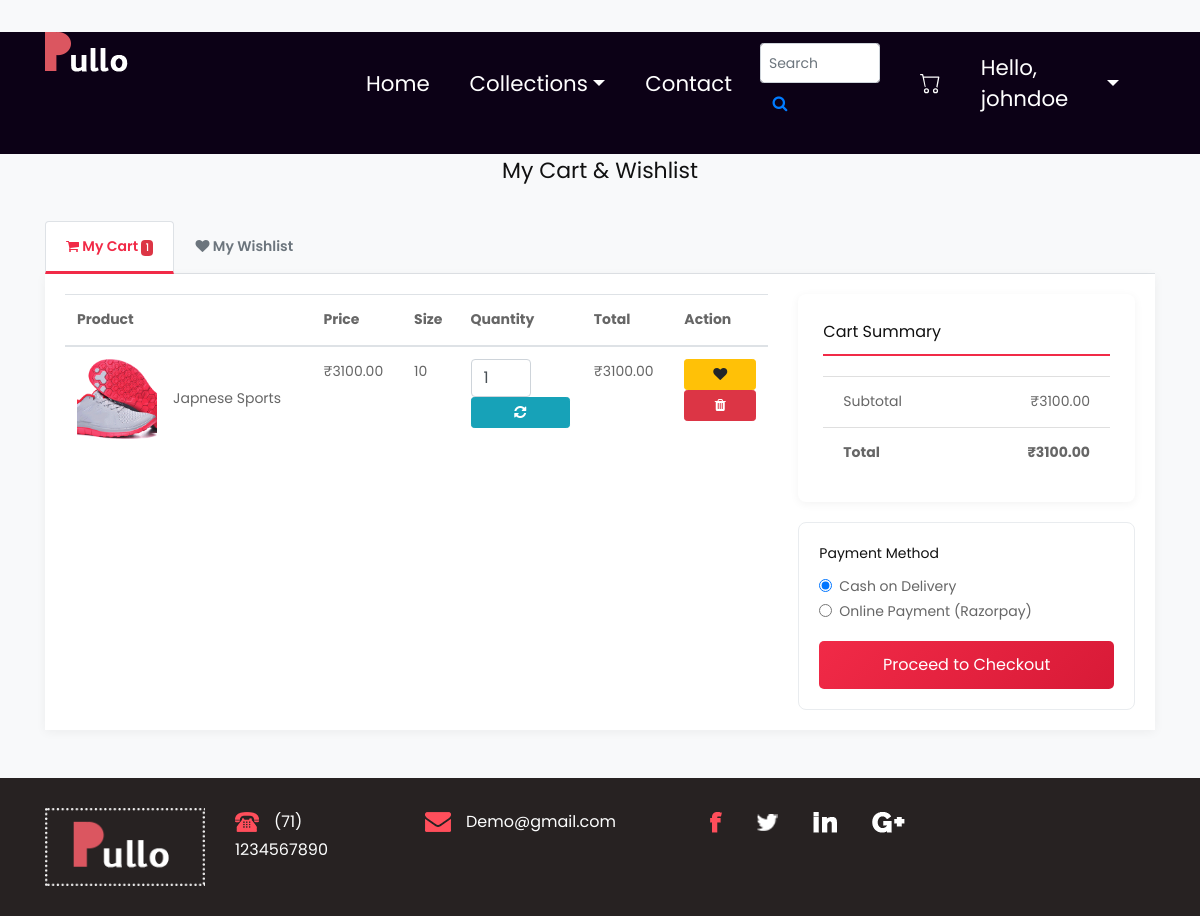
Before: /cart/ (signed in) with the older database file.
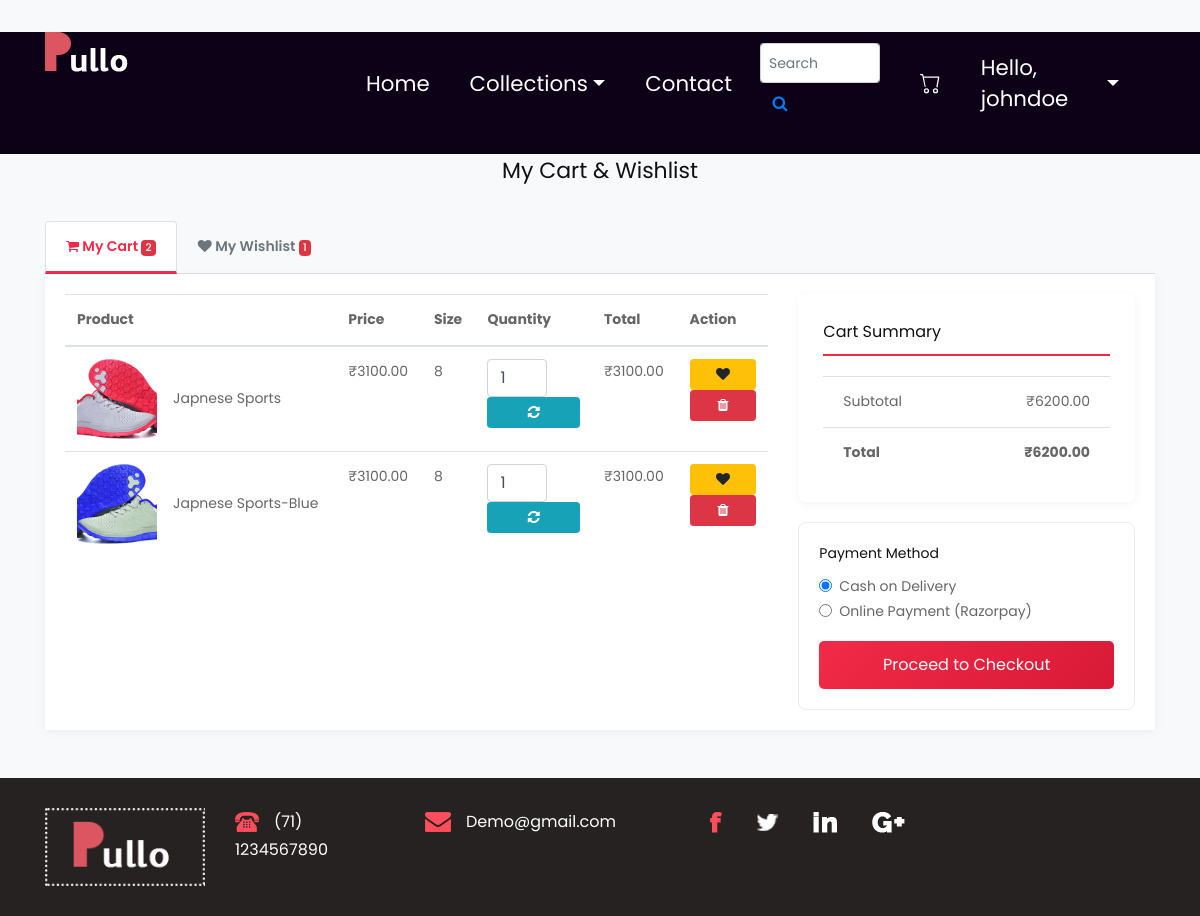
After: the same page with the newer database file.
### app/models.py (models this page shows, shortened)
class UserDetails(models.Model):
    userid = models.AutoField(primary_key=True)
    name = models.CharField(max_length=100)
    email = models.EmailField(unique=True)
    password = models.CharField(max_length=128)
    address = models.TextField(blank=True, null=True, default='')
    dob = models.DateField(blank=True, null=True, default='2000-01-01')
    pincode = models.CharField(max_length=10, blank=True, null=True)
    phoneno = models.CharField(max_length=15, blank=True, null=True)

class Boots(models.Model):
    boot_id = models.AutoField(primary_key=True)
    name = models.CharField(max_length=100)
    size = models.CharField(max_length=10)
    quantity = models.PositiveIntegerField()
    price = models.DecimalField(max_digits=10, decimal_places=2)
    image = models.ImageField(upload_to='boots/')
    bestseller = models.BooleanField(default=False)
    description = models.TextField(blank=True)
    category = models.CharField(max_length=20)

class Cart(models.Model):
    itemid = models.CharField(max_length=50)
    timestamp = models.DateTimeField(default=timezone.now)
    price = models.DecimalField(max_digits=10, decimal_places=2)
    quantity = models.PositiveIntegerField()
    size = models.CharField(max_length=10)
    image = models.ImageField(upload_to='cart/')
    user_details = models.ForeignKey(UserDetails, on_delete=models.CASCADE, null=True, blank=True)
    product_type = models.CharField(max_length=10, choices=[('shoe', 'Shoe'), ('boot', 'Boot')], null=False, )

### app/views.py (the view, shortened to what this page needs)
# urls.py: path('cart/', views.cart, name='cart'),
def cart(request):
    cart_items, wishlist_items = [], []
    total = 0
    if 'userid' in request.session:
        user = UserDetails.objects.get(userid=request.session['userid'])
        for c in Cart.objects.filter(user_details=user):
            try:
                prod = Shoes.objects.get(shoe_id=c.itemid) if c.product_type == 'shoe' else Boots.objects.get(
                    boot_id=c.itemid)
                sub = c.price * c.quantity
                total += sub
                cart_items.append({
                    'id': c.pk, 'name': prod.name, 'image_url': prod.image.url,
                    'price': prod.price, 'quantity': c.quantity, 'size': c.size,
                    'subtotal': sub, 'product_type': c.product_type, 'product_id': c.itemid
                })
            except:
                continue
        for w in Wishlist.objects.filter(user_details=user):
            ptype, pid, prod = parse_wishlist_itemid(w.itemid)
            if prod:
                wishlist_items.append({
                    'id': w.pk, 'name': prod.name, 'image_url': prod.image.url,
                    'price': prod.price, 'category': prod.category,
                    'product_type': ptype, 'product_id': pid
                })
    return render(request, 'cart.html',
                  {'cart_items': cart_items, 'total_amount': total, 'wishlist_items': wishlist_items})

### template/cart.html (shortened to what this page needs)
{% load static %}
<!DOCTYPE html>
<html lang="en">
   <head>
      <link rel="stylesheet" href="{% static 'css/bootstrap.min.css' %}">
      <link rel="stylesheet" href="{% static 'css/style.css' %}">
      <link rel="stylesheet" href="{% static 'css/responsive.css' %}">
      <link rel="stylesheet" href="{% static 'css/jquery.mCustomScrollbar.min.css' %}">
      <link rel="stylesheet" href="https://netdna.bootstrapcdn.com/font-awesome/4.0.3/css/font-awesome.css">
      <link rel="stylesheet" href="{% static 'css/owl.carousel.min.css' %}">
      <link rel="stylesheet" href="{% static 'css/owl.theme.default.min.css' %}">
      <link rel="stylesheet" href="https://cdnjs.cloudflare.com/ajax/libs/fancybox/2.1.5/jquery.fancybox.min.css" media="screen">
   </head>
   <body class="main-layout">
      {% include 'header.html' %}
      <div class="container cart-container">
         <h2 class="mb-4 text-center">My Cart & Wishlist</h2>
         <div class="cart-tabs">
            <ul class="nav nav-tabs" id="cartTabs" role="tablist">
               <li class="nav-item">
                  <a class="nav-link active" id="cart-tab" data-toggle="tab" href="#cart" role="tab">
                     <i class="fa fa-shopping-cart"></i> My Cart
                     {% if cart_items %}<span class="badge badge-danger">{{ cart_items|length }}</span>{% endif %}
                  </a>
               </li>
               <li class="nav-item">
                  <a class="nav-link" id="wishlist-tab" data-toggle="tab" href="#wishlist" role="tab">
                     <i class="fa fa-heart"></i> My Wishlist
                     {% if wishlist_items %}<span class="badge badge-danger">{{ wishlist_items|length }}</span>{% endif %}
                  </a>
               </li>
            </ul>
         </div>
         <div class="tab-content" id="cartTabContent">
            <div class="tab-pane fade show active" id="cart" role="tabpanel">
               {% if cart_items %}
                  <div class="row">
                     <div class="col-lg-8">
                        <div class="table-responsive">
                           <table class="table cart-table">
                              <thead>
                                 <tr>
                                    <th>Product</th>
                                    <th>Price</th>
                                    <th>Size</th>
                                    <th>Quantity</th>
                                    <th>Total</th>
                                    <th>Action</th>
                                 </tr>
                              </thead>
                              <tbody>
                                 {% for item in cart_items %}
                                 <tr id="cart-item-{{ item.id }}">
                                    <td>
                                       <div class="d-flex align-items-center">
                                          <img src="{{ item.image_url }}" alt="{{ item.name }}" class="cart-item-image mr-3">
                                          <span>{{ item.name }}</span>
                                       </div>
                                    </td>
                                    <td>₹{{ item.price|floatformat:2 }}</td>
                                    <td>{{ item.size }}</td>
                                    <td>
                                       <div class="form-inline">
                                          <input type="number" name="quantity" value="{{ item.quantity }}" min="1" max="10" class="form-control quantity-input" style="width:60px">
                                          <button type="button" class="btn btn-sm btn-info update-qty-btn" data-item-id="{{ item.id }}"><i class="fa fa-refresh"></i></button>
                                       </div>
                                    </td>
                                    <td class="item-subtotal">₹{{ item.subtotal|floatformat:2 }}</td>
                                    <td>
                                       <button type="button" class="btn btn-sm btn-warning move-to-wishlist-btn" data-item-id="{{ item.id }}" data-product-type="{{ item.product_type }}" data-product-id="{{ item.product_id }}">
                                          <i class="fa fa-heart"></i>
                                       </button>
                                       <button type="button" class="btn btn-sm btn-danger remove-item-btn" data-item-id="{{ item.id }}">
                                          <i class="fa fa-trash"></i>
                                       </button>
                                    </td>
                                 </tr>
                                 {% endfor %}
                              </tbody>
                           </table>
                        </div>
                     </div>
                     <div class="col-lg-4">
                        <div class="cart-summary">
                           <h4>Cart Summary</h4>
                           <ul class="list-group list-group-flush">
                              <li class="list-group-item d-flex justify-content-between">
                                 <span>Subtotal</span>
                                 <span id="cart-subtotal">₹{{ total_amount|floatformat:2 }}</span>
                              </li>
                              <li class="list-group-item d-flex justify-content-between">
                                 <strong>Total</strong>
                                 <strong id="cart-total">₹{{ total_amount|floatformat:2 }}</strong>
                              </li>
                           </ul>
                        </div>
                        <div class="payment-options-card">
                           <h5>Payment Method</h5>
                           <div class="form-check">
                              <input class="form-check-input" type="radio" name="payment_method" id="pay_cod" value="COD" checked>
                              <label class="form-check-label" for="pay_cod">Cash on Delivery</label>
                           </div>
                           <div class="form-check mb-3">
                              <input class="form-check-input" type="radio" name="payment_method" id="pay_online" value="Online">
                              <label class="form-check-label" for="pay_online">Online Payment (Razorpay)</label>
                           </div>
                           <button type="button" class="btn btn-checkout" onclick="proceedToCheckout()">Proceed to Checkout</button>
                        </div>
                     </div>
                  </div>
               {% else %}
                  <div class="text-center py-5">
                     <h3>Your cart is empty</h3>
                     <a href="/" class="btn btn-primary mt-3">Continue Shopping</a>
                  </div>
               {% endif %}
            </div>
         </div>
      </div>
      {% include 'footer.html' %}
   </body>
</html>

### template/header.html (shortened to what this page needs)
{% load static %}
<div class="header_section header_main">
    <div class="container">
        <div class="row">
            <div class="col-sm-3">
                <div class="logo"><a href="{% url 'indexed' %}"><img src="{% static 'images/logo.png' %}"></a></div>
            </div>
            <div class="col-sm-9">
                <nav class="navbar navbar-expand-lg navbar-light bg-light">
                    <div class="collapse navbar-collapse" id="navbarNavAltMarkup">
                        <div class="navbar-nav align-items-center">
                            <a class="nav-item nav-link" href="{% url 'indexed' %}">Home</a>
                            <div class="nav-item dropdown">
                                <a class="nav-link dropdown-toggle" href="#" id="collectionsDropdown" role="button" data-toggle="dropdown" aria-haspopup="true" aria-expanded="false">
                                    Collections
                                </a>
                            </div>
                            <a class="nav-item nav-link" href="{% url 'contact' %}">Contact</a>
                            <div class="nav-item">
                                <form class="form-inline d-flex align-items-center ml-2" method="get" action="{% url 'search' %}">
                                    <input type="text" name="query" class="form-control form-control-sm mr-1" placeholder="Search" style="width: 120px;">
                                    <button type="submit" class="btn btn-link p-1">
                                        <i class="fa fa-search"></i>
                                    </button>
                                </form>
                            </div>
                            <a class="nav-item nav-link d-flex align-items-center" href="{% url 'cart' %}" style="min-width: 50px; justify-content: center;">
                            </a>
                            {% if request.session.username %}
                            <div class="nav-item dropdown">
                                <a class="nav-link dropdown-toggle" href="#" id="userDropdown" role="button" data-toggle="dropdown" aria-haspopup="true" aria-expanded="false">
                                    Hello, {{ request.session.username }}
                                </a>
                            </div>
                            {% else %}
                            <a class="nav-item nav-link" href="{% url 'login' %}">Login</a>
                            {% endif %}
                        </div>
                    </div>
                </nav>
            </div>
        </div>
    </div>
</div>

### template/footer.html
{% load static %}
<div class="section_footer bottom">
	<div class="container">
		<div class="mail_section">
			<div class="row">
				<div class="col-sm-6 col-lg-2">
					<div><a href="#"><img src="{% static 'images/footer-logo.png' %}"></a></div>
				</div>
				<div class="col-sm-6 col-lg-2">
					<div class="footer-logo"><img src="{% static 'images/phone-icon.png' %}"><span class="map_text">(71) 1234567890</span></div>
				</div>
				<div class="col-sm-6 col-lg-3">
					<div class="footer-logo"><img src="{% static 'images/email-icon.png' %}"><span class="map_text">Demo@gmail.com</span></div>
				</div>
				<div class="col-sm-6 col-lg-3">
					<div class="social_icon">
						<ul>
							<li><a href="#"><img src="{% static 'images/fb-icon.png' %}"></a></li>
							<li><a href="#"><img src="{% static 'images/twitter-icon.png' %}"></a></li>
							<li><a href="#"><img src="{% static 'images/in-icon.png' %}"></a></li>
							<li><a href="#"><img src="{% static 'images/google-icon.png' %}"></a></li>
						</ul>
					</div>
				</div>
				<div class="col-sm-2"></div>
			</div>
		</div>
	</div>
</div>

Changed rows visible on the page:
removed Cart: size "10"
now on this page (row unchanged): Boots: name "Japnese Sports-Blue", price "3100.00"
Other visible differences:
{{ cart_items|length }}: "1" → "2"
{{ wishlist_items|length }}: (not shown) → "1"
{{ total_amount|floatformat:2 }}: "3100.00" → "6200.00"
new list line: "Japnese Sports 3100.00"
new list line: "₹ 8 1 ₹ 3100.00"
list line gone: "Japnese Sports 3100.00"
list line gone: "₹ 1 ₹ 3100.00"
